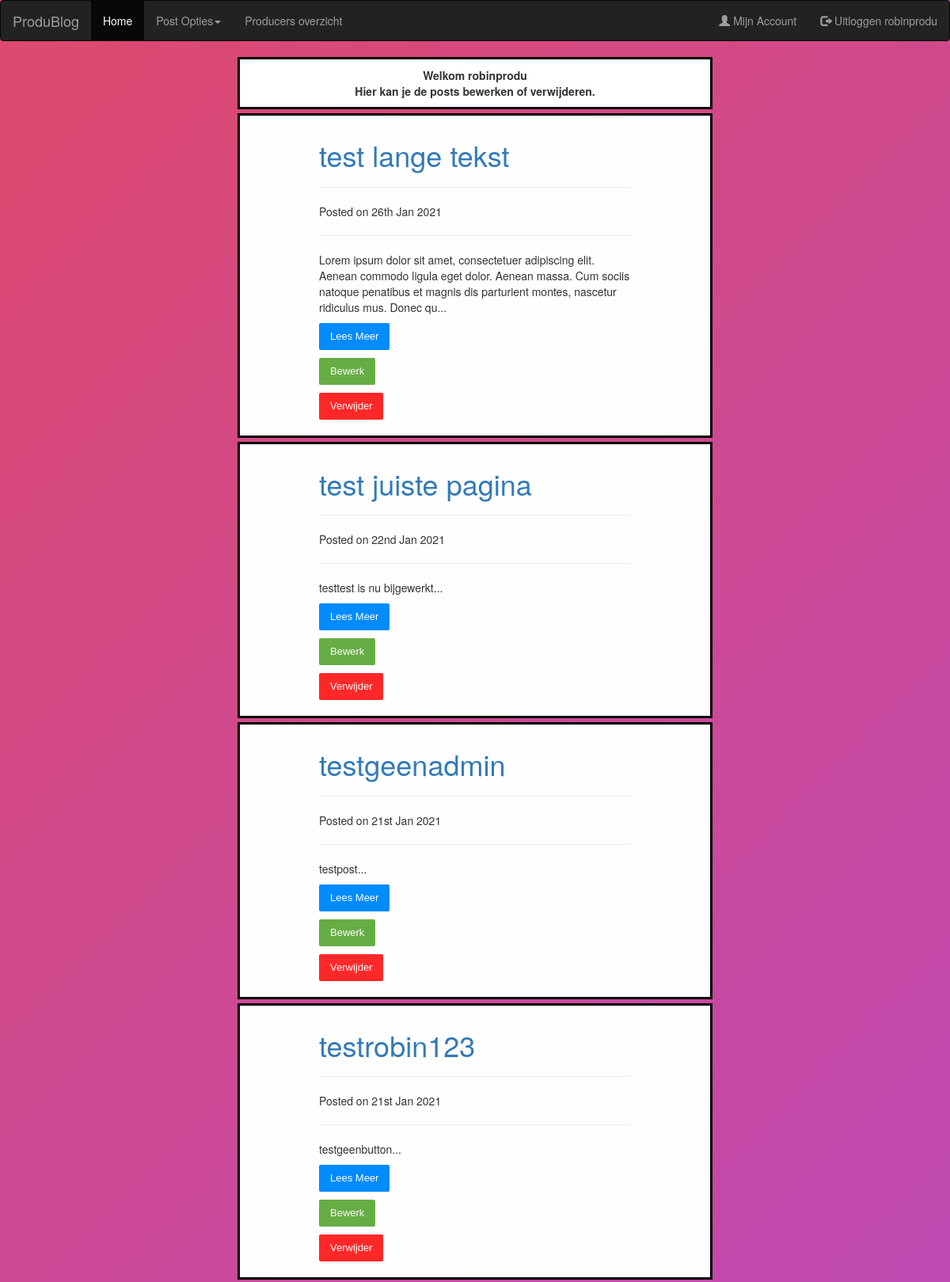
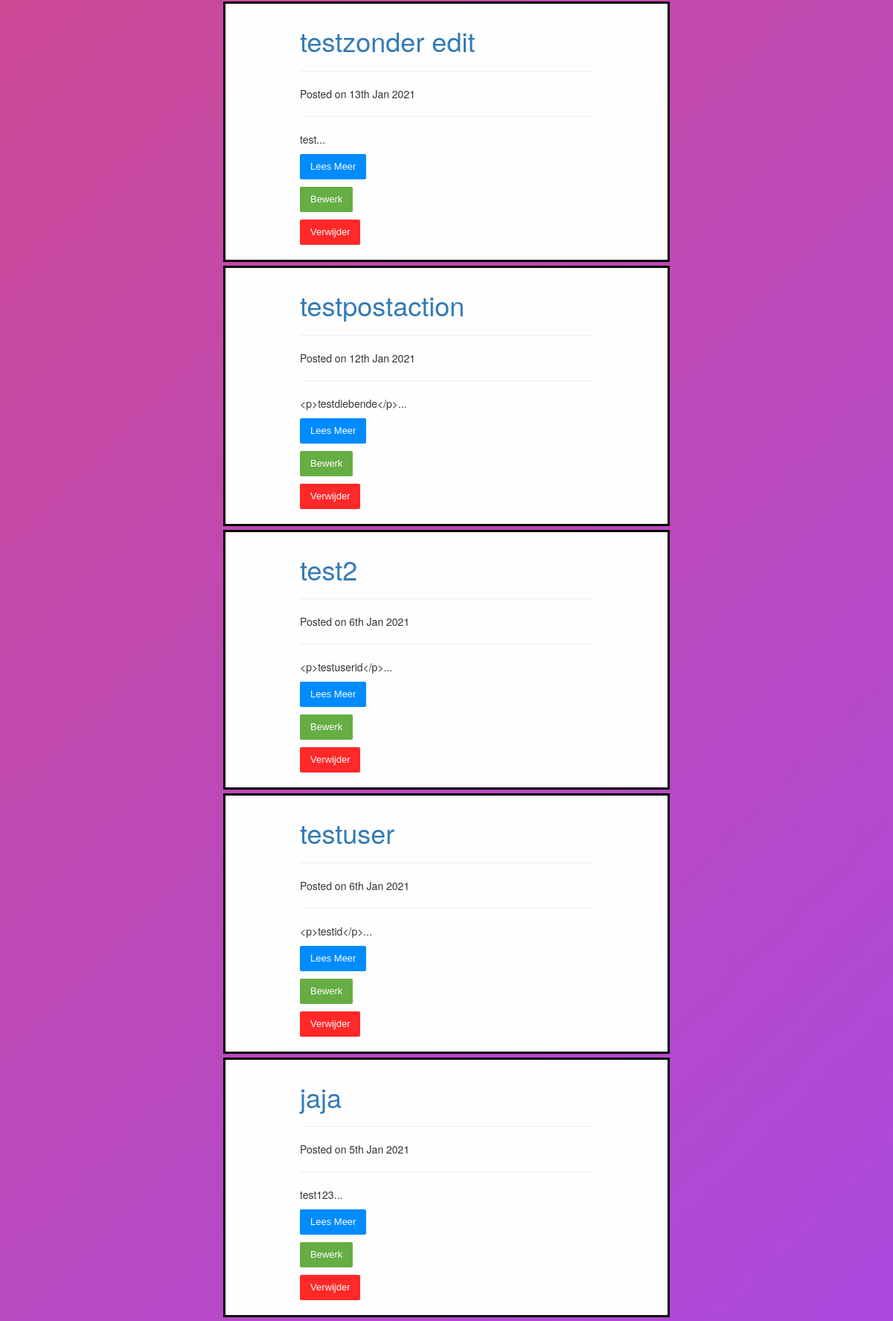
The app's page /Produblog/mijnposts.php (signed in) with its own data (2 pictures, top to bottom).
### tables this page shows
CREATE TABLE `users` (
  `idUsers` int(11) NOT NULL,
  `username` varchar(255) DEFAULT NULL,
  `password` varchar(255) DEFAULT NULL,
  `usertype` varchar(32) DEFAULT NULL,
  `email` varchar(255) DEFAULT NULL,
  `date` date DEFAULT NULL
);

CREATE TABLE `post` (
  `idPost` int(11) NOT NULL,
  `idUsers` int(11) NOT NULL,
  `postname` varchar(64) DEFAULT NULL,
  `postcontent` longtext NOT NULL,
  `file_ops` varchar(255) DEFAULT NULL,
  `datum` date DEFAULT NULL,
  `admin_post` tinyint(1) DEFAULT NULL
);

### Produblog/assets/includes/include.php (called while the page is built, shortened)
<?php
  require_once('header.php');
  require_once('functions/functions.php');
  ?>

### Produblog/assets/includes/functions/functions.php (called while the page is built, shortened)
<?php
function getUserPost($id){
$row = null;
$input_parameters = array();
$con = getDBConnection();
$sql = "SELECT * FROM post WHERE idUsers ='$id' ORDER BY idPost DESC";
array_push($input_parameters , $row);
$stmt = $con->prepare($sql);
$stmt->execute($input_parameters);
return $row != null ? $stmt->fetch() : $stmt->fetchAll();
}
function html($text){
    return htmlspecialchars($text, ENT_QUOTES | ENT_SUBSTITUTE, 'UTF-8');
}
?>

### Produblog/mijnposts.php (the view)
<?php
require_once('assets/includes/include.php');
$id = $_SESSION["idUsers"];
if(isset($_SESSION['usertype']) && ( ($_SESSION['usertype'] == 'producer')  or ($_SESSION['usertype'] == 'admin') ) ){
			echo "
			<div class='welkom-home'>
			Welkom ".$_SESSION['username']."
			<br>
			Hier kan je de posts bewerken of verwijderen.
			</div>
			";
	$posts = getUserPost($id);
		foreach($posts as $post){
		  echo"
		  <div class='container2'>
			<div class='content2'>
					<div>
					<h1><a href='show.php?id=".html($post->idPost)."'>".html($post->postname)."</a></h1>
					<hr>
					<p>Posted on ".date('jS M Y', strtotime($post->datum))."</p>
					<hr>
					<p>".$shortdisplay = substr(html($post->postcontent), 0, 200)."...</p>
					<form action='show.php?id=".html($post->idPost)."' method='post'>
					<p><button class='readbtn' type='submit' name='page' value='mijnposts' >Lees Meer</button></p>
					</form>
					<p><button class='updatebtn'><a href='editpost.php?id=".html($post->idPost)."'>Bewerk</a></button></p>
					<p><button class='deletebtn'><a href='deletepost.php?id=".html($post->idPost)."'>Verwijder</a></button></p>
					</div>
			</div>
		  </div>
		  ";
		}
}
?>
<?php include_once('assets/includes/footer.php'); ?>

### Produblog/assets/includes/header.php (shortened to what this page needs)
<!DOCTYPE html>
<html lang="en">
<head>
  <link rel="stylesheet" href="assets/css/style.css">
  <link rel="stylesheet" href="https://maxcdn.bootstrapcdn.com/bootstrap/3.4.1/css/bootstrap.min.css">
</head>
<nav class="navbar navbar-inverse">
<?php
	$con = getDBConnection();
		if(isset($_SESSION['idUsers'])){
			$query = "SELECT idUsers, username, email, usertype FROM users WHERE idUsers = :idUsers";
			$user =  $con->prepare($query);
			$user->bindValue(':idUsers', $_SESSION['idUsers']);
			$user->execute();
			$result = $user->fetch(PDO::FETCH_ASSOC);
			echo"
			  <div class='container-fluid'>
				<div class='navbar-header'>
				  <a class='navbar-brand' href='home.php'>ProduBlog</a>
				</div>
				<ul class='nav navbar-nav'>
				  <li class='active'><a href='home.php'>Home</a></li>
			";
			if(isset($_SESSION['usertype']) && ( ($_SESSION['usertype'] == 'producer')  or ($_SESSION['usertype'] == 'admin') ) ){
				echo"  <li class='dropdown'><a class='dropdown-toggle' data-toggle='dropdown' href='#''>Post Opties<span class='caret'></span></a>
					<ul class='dropdown-menu'>
				  <li><a href='mijnposts.php?id=".$_SESSION['idUsers']."'>Mijn Posts</a></li>
				  <li><a href='producer_posts_create.php'>Creëer Post</a></li>
				  </ul>
				  </li>
				";
			  }
			  echo"
				  <li><a href='produceroverzicht.php'>Producers overzicht</a></li>
			";
			echo"
				</ul>
					<ul class='nav navbar-nav navbar-right'>
						<li><a href='mijnaccount.php'><span class='glyphicon glyphicon-user'></span> Mijn Account</a></li>
						<li><a href='logout.php'><span class='glyphicon glyphicon-log-out'></span> Uitloggen ".$result['username']."</a></li>
					</ul>
			</div>
			";
		}
?>
</nav>
<body>

### Produblog/assets/css/style.css (style rules this page uses)
* { margin: 0px; padding: 0px; }
body { background-image: url("../assets/images/produbg.jpg"); font-size: 120%; background: rgb(222,73,109); background: -moz-linear-gradient(-45deg, rgba(222,73,109,1) 0%, rgba(171,73,222,1) 100%); background: -webkit-gradient(linear, left top, right bottom, color-stop(0%,rgba(222,73,109,1)), color-stop(100%,rgba(171,73,222,1))); background: -webkit-linear-gradient(-45deg, rgba(222,73,109,1) 0%,rgba(171,73,222,1) 100%); background: -o-linear-gradient(-45deg, rgba(222,73,109,1) 0%,rgba(171,73,222,1) 100%); background: -ms-linear-gradient(-45deg, rgba(222,73,109,1) 0%,rgba(171,73,222,1) 100%); background: linear-gradient(135deg, rgba(222,73,109,1) 0%,rgba(171,73,222,1) 100%); font-family: "Roboto", sans-serif; -webkit-font-smoothing: antialiased; -moz-osx-font-smoothing: grayscale; }
.container2 { display: block; width: 50%; background-color: #FEFEFE; margin: 5px auto; overflow: hidden; border: 3px solid black; }
.content2 { padding: 10px 100px; width: 100%; float: left; border-left-color: #FFF; border-right-color: #FFF; }
.readbtn { transition: all linear 0.2s; background: #008BFF; border: none; font-size: 13px; line-height: 22px; border-radius: 0; padding: 6px 14px; font-family: 'Montserrat', sans-serif; border-radius: 2px; color: white; }
.updatebtn { transition: all linear 0.2s; background: #66ad44; border: none; font-size: 13px; line-height: 22px; border-radius: 0; padding: 6px 14px; font-family: 'Montserrat', sans-serif; border-radius: 2px; color: white; }
.updatebtn a { text-decoration: none; color: #FEFEFE; }
.deletebtn { transition: all linear 0.2s; background: #FF2828; border: none; font-size: 13px; line-height: 22px; border-radius: 0; padding: 6px 14px; font-family: 'Montserrat', sans-serif; border-radius: 2px; color: white; }
.deletebtn a { text-decoration: none; color: #FEFEFE; }
.welkom-home { margin: auto; width: 50%; border: 3px solid black; padding: 10px; background: #FFFFFF; text-align: center; font-weight: bold; }

### records on screen
users: username "robinprodu"
post: postname "test lange tekst", datum "26th Jan 2021", postcontent "Lorem ipsum dolor sit amet, consectetuer adipiscing elit. Aenean commodo ligula eget dolor. Aenean massa. Cum sociis natoque penatibus et magnis dis parturient montes, nascetur ridiculus mus. Donec qu"
post: postname "test juiste pagina", datum "22nd Jan 2021", postcontent "testtest is nu bijgewerkt"
post: postname "testgeenadmin", datum "21st Jan 2021", postcontent "testpost"
post: postname "testrobin123", datum "21st Jan 2021", postcontent "testgeenbutton"
post: postname "testzonder edit", datum "13th Jan 2021", postcontent "test"
post: postname "testpostaction", datum "12th Jan 2021", postcontent "<p>testdiebende</p>"
post: postname "test2", datum "6th Jan 2021", postcontent "<p>testuserid</p>"
post: postname "testuser", datum "6th Jan 2021", postcontent "<p>testid</p>"
post: postname "jaja", datum "5th Jan 2021", postcontent "test123"

### other values on screen
$_SESSION['username'] "robinprodu"
